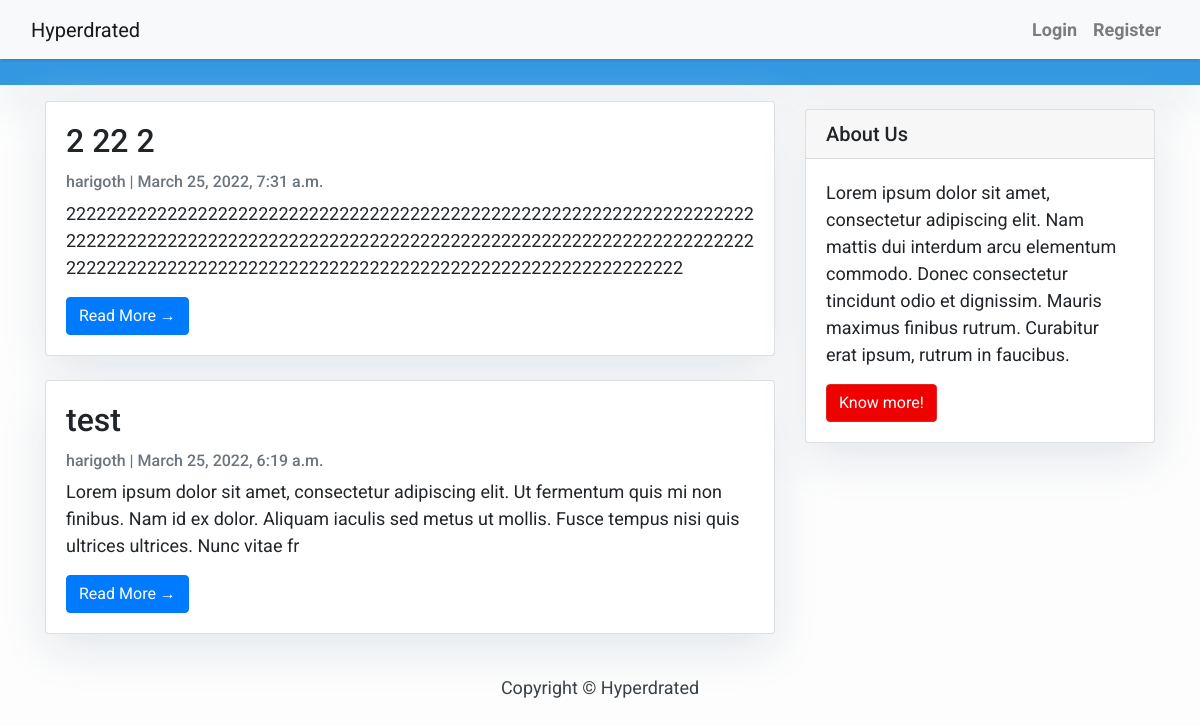
The page / on the database its author committed.
### blog/models.py (models this page shows, shortened)
class Post(models.Model):
    title = models.CharField(max_length=200, unique=True)
    slug = models.SlugField(max_length=200, unique=True)
    author = models.ForeignKey(User, on_delete= models.CASCADE,related_name='blog_posts')
    updated_on = models.DateTimeField(auto_now= True)
    content = models.TextField()
    created_on = models.DateTimeField(auto_now_add=True)
    status = models.IntegerField(choices=STATUS, default=1)
    class Meta:
        ordering = ['-created_on']

### blog/views.py (the view)
# urls.py: path('', views.PostList.as_view(), name='home'),
class PostList(generic.ListView):
    queryset = Post.objects.filter(status=1).order_by('-created_on')
    template_name = 'index.html'

### blog/templates/index.html (shortened to what this page needs)
{% extends "base.html" %}
{% block content %}
<header class="masthead">
    <div class="container">
        <div class="row">
            <div class=" col-md-8 col-md-10 mx-auto">
            </div>
        </div>
    </div>
</header>
<div class="container">
    <div class="row">
        <div class="col-md-8 mt-3 left">
            {% for post in post_list %}
            <div class="card mb-4">
                <div class="card-body">
                    <h2 class="card-title">{{ post.title }}</h2>
                    <p class="card-text text-muted h6">{{ post.author }} | {{ post.created_on}} </p>
                    <p class="card-text">{{post.content|slice:":200" }}</p>
                    <a href="{% url 'post_detail' post.slug  %}" class="btn btn-primary">Read More &rarr;</a>
                </div>
            </div>
            {% endfor %}
        </div>
        {% block sidebar %} {% include 'sidebar.html' %} {% endblock sidebar %}
    </div>
</div>
{%endblock%}

### blog/templates/base.html (style rules this page uses)
body { font-family: "Roboto", sans-serif; font-size: 17px; background-color: #fdfdfd; }
.masthead { background: #3398E1; height: auto; padding-bottom: 15px; box-shadow: 0 16px 48px #E3E7EB; padding-top: 10px; }

### blog/templates/index.html (style rules this page uses)
body { font-family: "Roboto", sans-serif; font-size: 18px; background-color: #fdfdfd; }
.card { box-shadow: 0 16px 48px #E3E7EB; }

### blog/templates/sidebar.html (style rules this page uses)
.card { box-shadow: 0 16px 48px #E3E7EB; }

### rows shown on the page
Post: title "2 22 2", author "harigoth", created_on "March 25, 2022, 7:31 a.m.", content "22222222222222222222222222222222222222222222222222222222222222222222222222222222222222222222222222222222222222222222222222222222222222222222222222222222222222222222222222222222222222222222222222222"
Post: title "test", author "harigoth", created_on "March 25, 2022, 6:19 a.m.", content "Lorem ipsum dolor sit amet, consectetur adipiscing elit. Ut fermentum quis mi non finibus. Nam id ex dolor. Aliquam iaculis sed metus ut mollis. Fusce tempus nisi quis ultrices ultrices. Nunc vitae fr"
